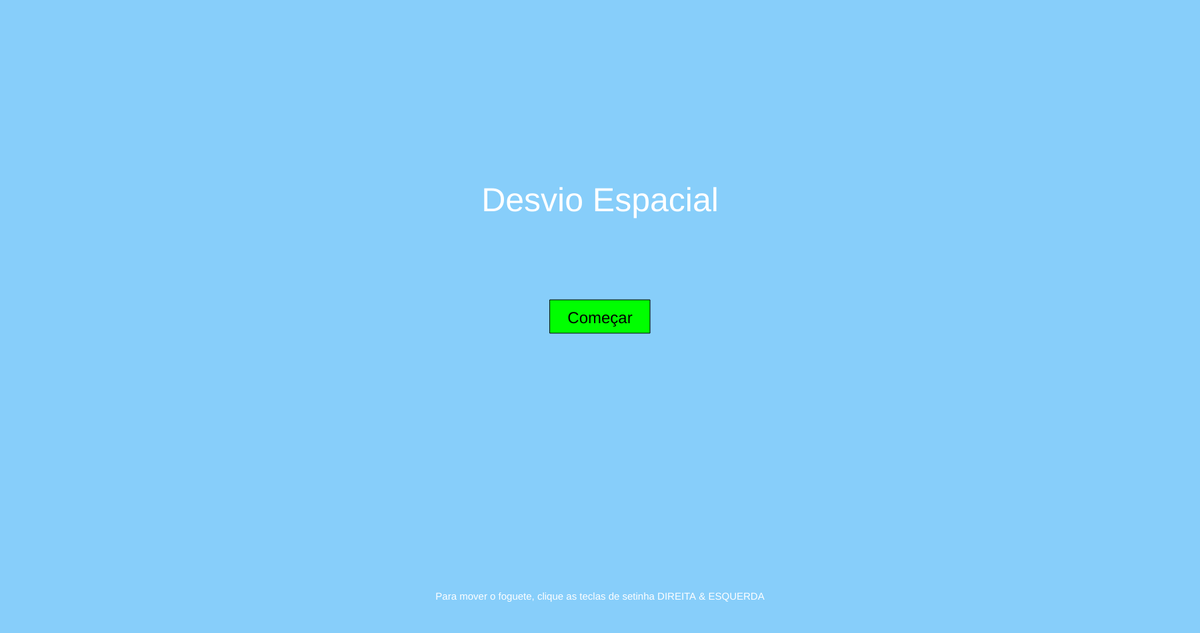
Frame 1 (no input)
Frame 60 (no input): identical to frame 1, image omitted
Frame 120 (the mouse pressed at the canvas centre since frame 60): identical to frame 1, image omitted

The p5.js sketch that drew this single still picture (run headless with seeded random() and noise() and a simulated clock; from frame 60 on, the mouse is pressed at the canvas centre):

// p5.js sketch
// ── sketch.js
let rocket;
let asteroids = [];
let bgSpeed = 2;
let rocketSpeed = 5;
let asteroidSpeed = 16;
let gameOver = false;
let gameStarted = false;
let startTime;
let endTime;
let survivalTime = 0;

function setup() {
  createCanvas(1800, 950);
  rocket = new Rocket();
  for (let i = 0; i < 10; i++) {
    asteroids.push(new Asteroid(random(width), random(-height, -50), asteroidSpeed));
  }
}

function draw() {
  background(135, 206, 250);

  if (!gameStarted) {
    drawMenu();
  } else if (gameOver) {
    drawGameOver();
  } else {
    for (let i = 0; i < asteroids.length; i++) {
      asteroids[i].move();
    }
    for (let i = 0; i < asteroids.length; i++) {
      asteroids[i].display();
    }
    rocket.move();
    rocket.display();
    
    checkCollision();

    survivalTime = round((millis() - startTime) / 1000);
    displaySurvivalTime();
  }
}

function drawMenu() {
  
  textAlign(CENTER);
  textSize(50);
  fill(255);
  text("Desvio Espacial", width / 2, height / 3);

  rectMode(CENTER);
  fill(0, 255, 0);
  rect(width / 2, height / 2, 150, 50);
  textSize(24);
  fill(0);
  text("Começar", width / 2, height / 2 + 10);

  textSize(15);
  fill(255);
  text("Para mover o foguete, clique as teclas de setinha DIREITA & ESQUERDA", width / 2, height - 50);
}

function drawGameOver() {
  textAlign(CENTER);
  textSize(32);
  fill(255);
  text("Você perdeu!!", width / 2, height / 3);

  textSize(24);
  fill(255);
  text("Sobreviveu por " + survivalTime + " segundos", width / 2, height / 2);
  text("Pressione a tecla 'E' para reiniciar", width / 2, height / 2 + 50);
}

function mouseClicked() {
  if (!gameStarted && mouseX >= width / 2 - 75 && mouseX <= width / 2 + 75 && mouseY >= height / 2 - 25 && mouseY <= height / 2 + 25) {
    gameStarted = true;
    startTime = millis();
  }
}

function keyPressed() {
  if (keyCode === LEFT_ARROW) {
    rocket.moveLeft();
  } else if (keyCode === RIGHT_ARROW) {
    rocket.moveRight();
  } else if (keyCode === 69) {
    if (gameOver) {
      restartGame();
    }
  }
}

function keyReleased() {
  if (keyCode === LEFT_ARROW || keyCode === RIGHT_ARROW) {
    rocket.stopMoving();
  }
}

function resetGame() {
  rocket = new Rocket();
  asteroids = [];
  for (let i = 0; i < 10; i++) {
    asteroids.push(new Asteroid(random(width), random(-height, -50), asteroidSpeed));
  }
  gameOver = false;
  startTime = millis();
  survivalTime = 0;
}

function restartGame() {
  gameStarted = false;
  resetGame();
}

function checkCollision() {
  for (let i = 0; i < asteroids.length; i++) {
    if (rocket.isColliding(asteroids[i])) {
      gameOver = true;
      endTime = millis();
      break;
    }
  }
}

function displaySurvivalTime() {
  textSize(16);
  fill(255);
  text(survivalTime + " Segundo's", 50, 30);
}

class Rocket {
  constructor() {
    this.x = width / 2;
    this.y = height - 100;
    this.size = 50;
    this.xSpeed = 0;
  }

  move() {
    this.x += this.xSpeed;
    this.x = constrain(this.x, 0, width - this.size);
  }

  moveLeft() {
    this.xSpeed = -rocketSpeed;
  }

  moveRight() {
    this.xSpeed = rocketSpeed;
  }

  stopMoving() {
    this.xSpeed = 0;
  }

  display() {
    fill(255, 0, 0);
    rect(this.x, this.y, this.size, this.size);
  }

  isColliding(asteroid) {
    return (
      this.x < asteroid.x + asteroid.size &&
      this.x + this.size > asteroid.x &&
      this.y < asteroid.y + asteroid.size &&
      this.y + this.size > asteroid.y
    );
  }
}

class Asteroid {
  constructor(x, y, speed) {
    this.x = x;
    this.y = y;
    this.size = random(20, 60);
    this.speed = speed;
  }

  move() {
    this.y += this.speed;
    if (this.y > height) {
      this.y = random(-height, -50);
      this.x = random(width);
    }
  }

  display() {
    fill(0, 0, 0);
    rect(this.x, this.y, this.size, this.size);
  }
}
